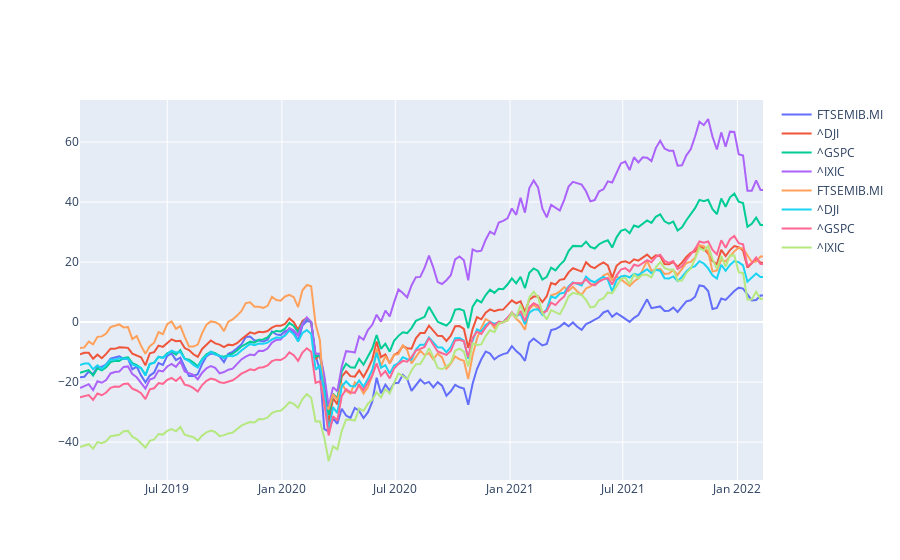

Notebook cell for this chart:
### Code cell
ref_date_fig = go.Figure()

# loop over reference dates
for ref_name in ref_dict.keys():
    # loop over tickers for reference date
    for ticker in fixed_df[ref_name].columns:
        ref_date_fig.add_scatter(
            x=fixed_df.index,
            y=fixed_df[ref_name, ticker],
            name=ticker, 
            meta=dict(reference_date=ref_name)
        )


ref_date_fig.show()

### Figure 1 — Plotly figure (JSON) as saved in the notebook; plotly's stock layout.template omitted (floating-point values rounded to 4 significant figures; data arrays with more than 128 entries replaced by an {"elided": "..."} marker saying what was removed)
{"data": [{"meta": {"reference_date": "Corona stock market drop"}, "name": "FTSEMIB.MI", "type": "scatter", "x": {"elided": "158 str values"}, "y": {"elided": "158 float values"}}, {"meta": {"reference_date": "Corona stock market drop"}, "name": "^DJI", "type": "scatter", "x": {"elided": "158 str values"}, "y": {"elided": "158 float values"}}, {"meta": {"reference_date": "Corona stock market drop"}, "name": "^GSPC", "type": "scatter", "x": {"elided": "158 str values"}, "y": {"elided": "158 float values"}}, {"meta": {"reference_date": "Corona stock market drop"}, "name": "^IXIC", "type": "scatter", "x": {"elided": "158 str values"}, "y": {"elided": "158 float values"}}, {"meta": {"reference_date": "First vaccine approvation"}, "name": "FTSEMIB.MI", "type": "scatter", "x": {"elided": "158 str values"}, "y": {"elided": "158 float values"}}, {"meta": {"reference_date": "First vaccine approvation"}, "name": "^DJI", "type": "scatter", "x": {"elided": "158 str values"}, "y": {"elided": "158 float values"}}, {"meta": {"reference_date": "First vaccine approvation"}, "name": "^GSPC", "type": "scatter", "x": {"elided": "158 str values"}, "y": {"elided": "158 float values"}}, {"meta": {"reference_date": "First vaccine approvation"}, "name": "^IXIC", "type": "scatter", "x": {"elided": "158 str values"}, "y": {"elided": "158 float values"}}], "layout": {}}
